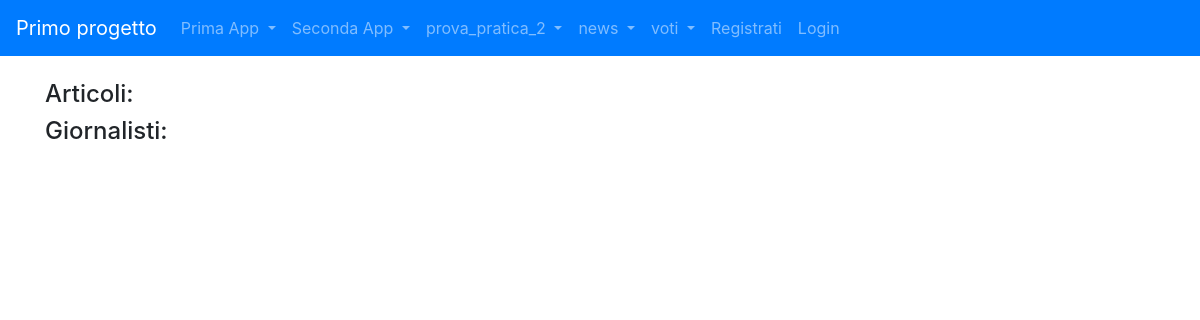
The page /news/homeview/ on the database as committed earlier.
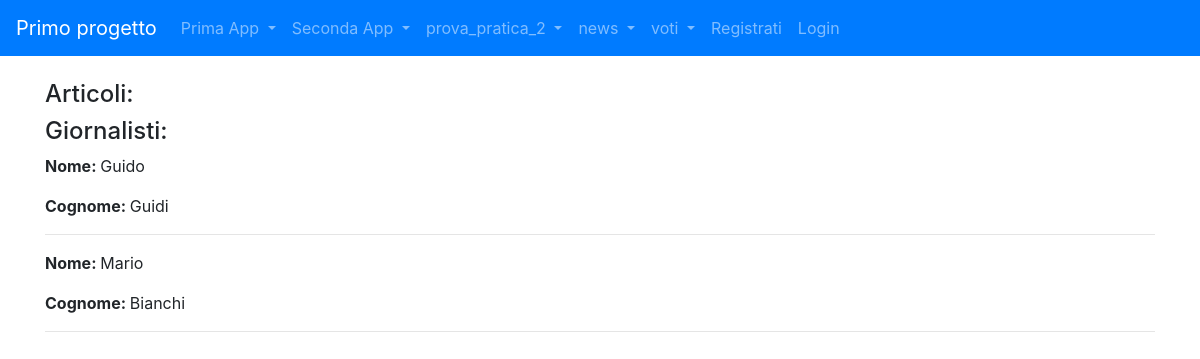
The same page on the database as committed later.
### news/models.py (models this page shows)
class Giornalista (models.Model):
    nome = models.CharField(max_length=20)
    cognome = models.CharField(max_length=20)
    anno_di_nascita = models.DateField(blank=True)
    def __str__(self):
        return self.nome +" " +self.cognome
    class Meta:
        verbose_name = "Giornalista"
        verbose_name_plural = "Giornalisti"

### news/views.py (the view)
# urls.py: path('homeview/',home,name="homeview"),
def home(request):
    articoli =Articolo.objects.all()
    giornalisti = Giornalista.objects.all()
    context = {"articoli": articoli, "giornalisti": giornalisti}
    print(context)
    return render (request, "news/homepage.html", context)

### news/templates/news/homepage.html (shortened to what this page needs)
{% extends 'base.html'%}
{%block content%}
    <h4>Articoli:</h4>
<h4>Giornalisti:</h4>
    {% for giornalista in giornalisti %}
        <p><strong>Nome: </strong>{{ giornalista.nome }}</p>
        <p><strong>Cognome: </strong>{{ giornalista.cognome }}</p>
        <hr>
        {% endfor %}
{%endblock content%}

Rows that differ between the two databases and show on the page:
added Giornalista: nome "Guido", cognome "Guidi"
added Giornalista: nome "Mario", cognome "Bianchi"
